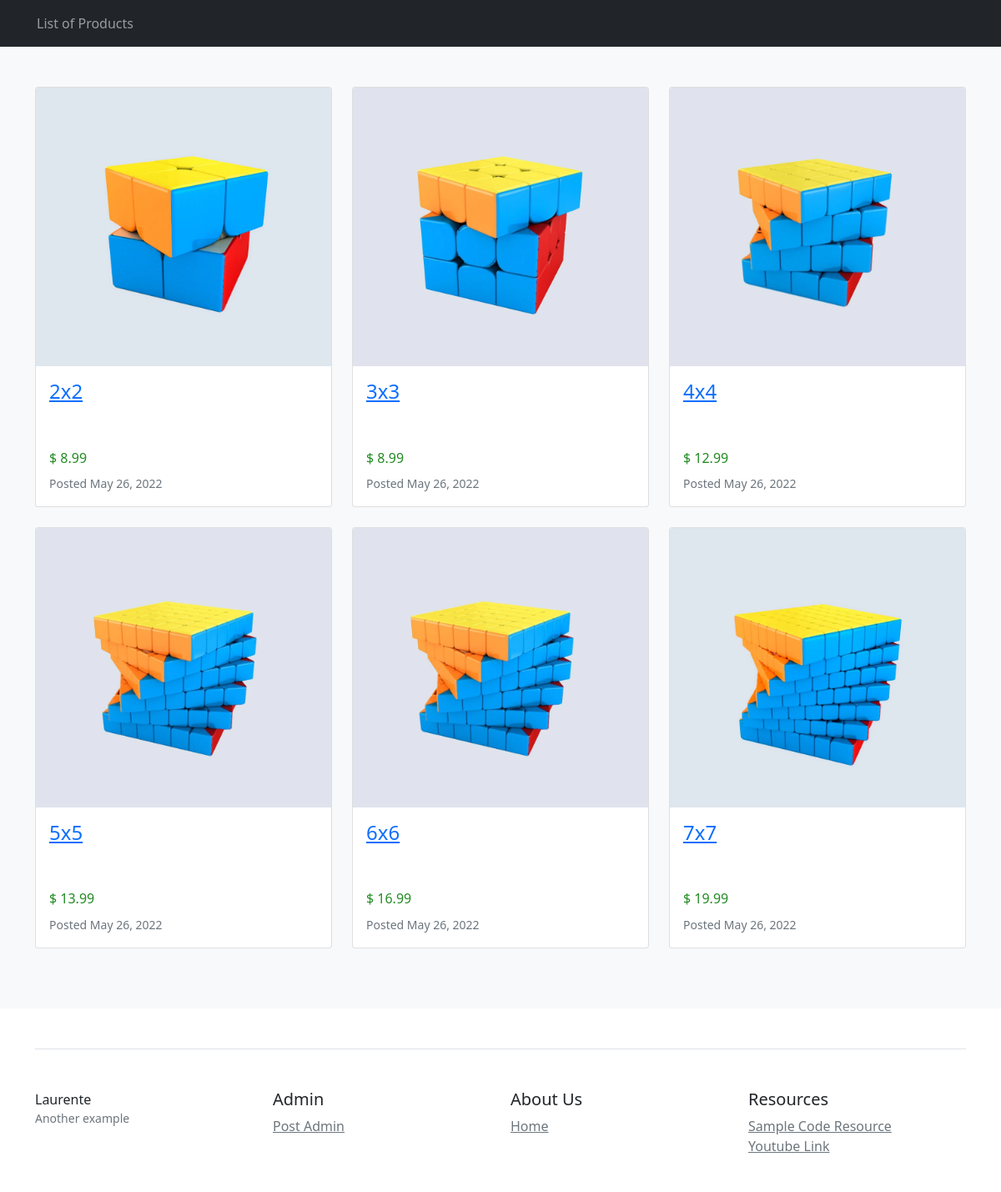
Before: / with the older database file.
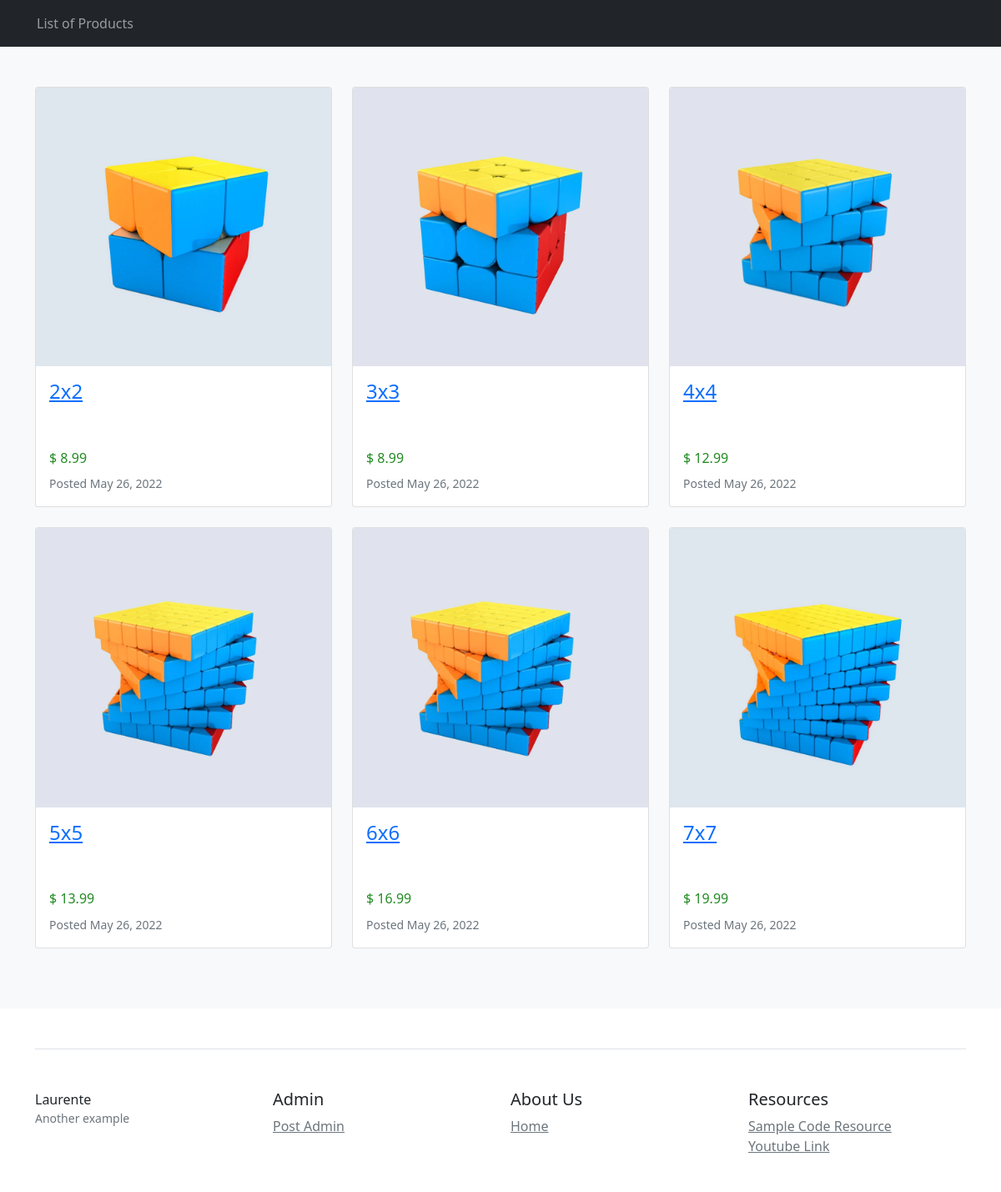
After: the same page with the newer database file.
### shop/models.py (models this page shows, shortened)
class Shop(models.Model):
    product = models.CharField(max_length=200)
    price = models.DecimalField(max_digits=10,decimal_places=2,default="0.00")
    overview = models.TextField(max_length=200,default="N/A")
    material = models.TextField(max_length=200, default="N/A")
    user = models.ForeignKey(User,on_delete=models.CASCADE, related_name='shop')
    slug = models.SlugField(max_length=100, unique=True)
    photo = models.ImageField(upload_to='images/')
    posted = models.DateField(default=timezone.now)
    def get_absolute_url(self):
        return reverse('shop:product_detail', args=[self.slug])
    class Meta:
        ordering = ['-posted']

### shop/views.py (the view)
# urls.py: path('', views.ProductView.as_view(), name='landing_page'),
class ProductView(ListView):
    model = Shop
    template_name = 'shop/landing_page.html'
    context_object_name = 'landing_page'

### templates/shop/landing_page.html
{% extends 'shop/base.html' %}
{% block content %}
<div class="album py-5 bg-light">
    <div class="container">
        <div class="row">
        {% for shop in landing_page %}
            <div class="col-md-4">
                <div class="card mb-4 box-shadow">
                    <img class="card-img-top" width="256px" src="{{ shop.photo.url }}"  alt="Card image cap">
                    <div class="card-body">
                        <h4 class=""><a href="{{ shop.get_absolute_url}}"> {{ shop.product }}</a></h4>
                        <h6 class="pt-5" style="color: forestgreen;">$ {{shop.price}} </h6>
                        <div class="d-flex justify-content-between align-items-center">
                        <div class="">
                             <small class="text-muted">Posted {{ shop.posted }}</small>
                        </div>
                        </div>
                    </div>
                </div>
            </div>
        {% endfor %}
        </div>
    </div>
</div>
{% endblock %}

### templates/shop/base.html (shortened to what this page needs)
<!DOCTYPE html>
<html lang="en">
<head>
    <link href="https://cdn.jsdelivr.net/npm/bootstrap@5.1.3/dist/css/bootstrap.min.css" rel="stylesheet">
</head>
<body>
    {% include 'shop/navbar.html' %}
    {% block content %}
    {% endblock %}
    {% include 'shop/footer.html' %}
</body>
</html>

### templates/shop/navbar.html (shortened to what this page needs)
<nav class="navbar navbar-expand-lg navbar-dark bg-dark">
    <a href="#" class="navbar-brand d-flex align-items-center">
        <svg class="bi bi-display-fill mr-2" width="1em" heigth="1em" viewBox="0 0 16 16"></svg>
    </a>
    <div class="collapse navbar-collapse" id="navbarSupportedContent">
        <ul class="navbar-nav mr-auto">
            <li class="nav-item active">
                <a class="nav-link" href="/" >List of Products</a>
            </li>
        </ul>
    </div>
</nav>

### templates/shop/footer.html
<div class="container">
    <footer class="pt-4 my-md-5 pt-md-5 border-top">
        <div class="row">
            <div class="col-12 col-md">
                Laurente
                <small class="d-block mb-3 text-muted">Another example</small>
            </div>
            <div class="col-6 col-md">
                <h5>Admin</h5>
                <ul class="list-unstyled text-small">
                    <li><a href="#" class="text-muted">Post Admin</a></li>
                </ul>
            </div>
            <div class="col-6 col-md">
                <h5>About Us</h5>
                <ul class="list-unstyled text-small">
                    <li><a href="/" class="text-muted">Home</a></li>
                </ul>
            </div>
            <div class="col-6 col-md">
                <h5>Resources</h5>
                <ul class="list-unstyled text-small">
                    <li><a href="#" class="text-muted">Sample Code Resource</a></li>
                    <li><a href="#" class="text-muted">Youtube Link</a></li>
                </ul>
            </div>
        </div>
    </footer>
</div>

Changed rows visible on the page:
changed Shop (number 1 of 6 on the later page): photo: a different picture
changed Shop (number 2 of 6 on the later page): photo: a different picture
changed Shop (number 3 of 6 on the later page): photo: a different picture
changed Shop (number 4 of 6 on the later page): photo: a different picture
changed Shop (number 5 of 6 on the later page): photo: a different picture
changed Shop (number 6 of 6 on the later page): photo: a different picture
